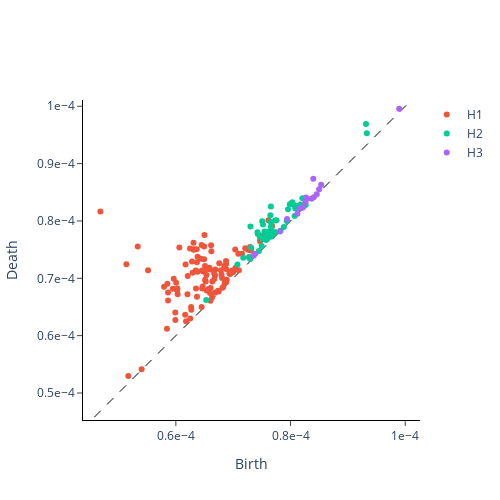

Notebook code for this chart:
### Markdown cell above
#### Diagrams

### Code cell
import numpy
import gtda.diagrams
import gtda.plotting

diagrams = numpy.load("../Subj1/exp_final/overall_diagrams.npy")

diagram = gtda.plotting.plot_diagram(diagrams[23])
display(diagram)
diagram.write_image(file = f"features/diagram.svg", format = "svg")
